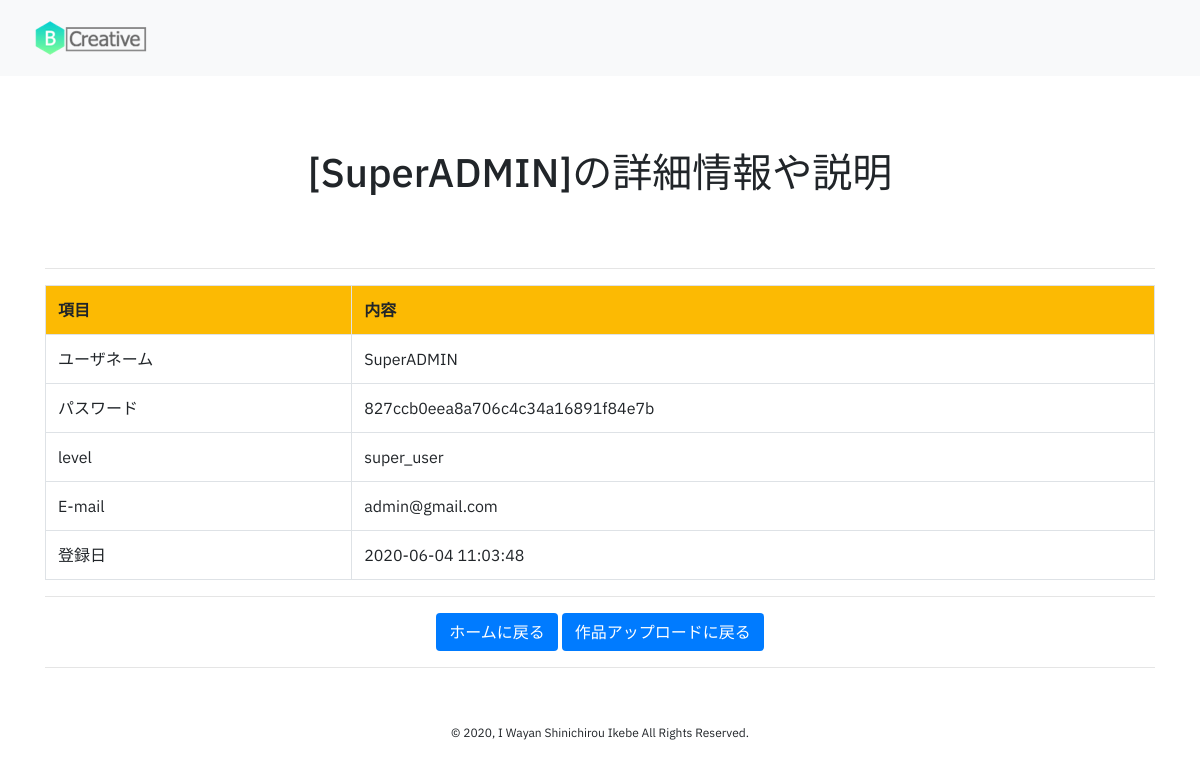
Page /public/dashboard/userDetailDashboard/SuperADMIN (signed in) on the committed database.
### tables this page shows
CREATE TABLE `user` (
  `username` varchar(15) NOT NULL,
  `email` varchar(100) NOT NULL,
  `level` varchar(15) NOT NULL,
  `password` varchar(15) NOT NULL,
  `dates` datetime DEFAULT CURRENT_TIMESTAMP
);

### app/core/Controller.php (called while the page is built, shortened)
<?php
class Controller
{
	public function view($view , $data = []){
		require_once '../app/views/' . $view . '.php';
	}
	public function model($model){
		return new $model;
	}
}

### app/controllers/dashboard.php (called while the page is built, shortened)
<?php
Class Dashboard extends Controller{
	public function userDetailDashboard($id){
		$data['title']="ユーザ情報";
		$data['link']="dashboard";
		$data['user']=$this->model('User_model')->loadUserData($id);
		$this->view('dashboard/detail_user',$data);
	}
}
?>

### app/core/App.php (called while the page is built, shortened)
<?php
class App
{
	protected $method ='index';
	protected $params = [];
	public function __construct()
	{
		$url = $this->parseURL();
		if(file_exists('../app/controllers/' . $url[0] . '.php'))
		{
			unset($url[0]);
		}
		$this->controller = new $this->controller;
		if(isset($url[1]))
		{
			if(method_exists($this->controller, $url[1])){
				$this->method = $url[1];
				unset($url[1]);
			}
		}
		if(!empty($url))
		{
			$this->params = array_values($url);
		}
		call_user_func_array([$this->controller,$this->method],$this->params);
	}
	public function parseURL()
	{
		if(isset($_GET['url']))
		{
			$url = rtrim($_GET['url'],'/');
			$url = filter_var($url,FILTER_SANITIZE_URL);
			$url = explode('/',$url);
			return $url;
		}
	}
}

### public/index.php (called while the page is built, shortened)
<?php
$app = new App;
?>

### app/core/database.php (called while the page is built, shortened)
<?php
class database{
	private $host = DB_HOST;
	private $pass = DB_PASS;
	private $user = DB_USER;
	private $name = DB_NAME;
	private $charset = DB_CHARSET;
	private $dbh;
	private $stmt;
	public function __construct()
	{
		$dsn = 'mysql:host=' . $this->host. ';dbname=' . $this->name. ';charset=' . $this->charset. '';
		$option = [PDO::ATTR_PERSISTENT => true,PDO::ATTR_ERRMODE => PDO::ERRMODE_EXCEPTION];
		try{
			$this->dbh = new PDO($dsn,$this->user,$this->pass,$option);
		}
		catch(PDOException $e){
			die($error->getMessage());
		}
	}
	public function query($query)
	{
		$this->stmt = $this->dbh->prepare($query);
	}
	public function bind($parameter,$value, $type = null)
	{
		if(is_null($type)){
			switch(true){
				default:
				 $type = PDO::PARAM_STR;
			}
		}
		$this->stmt->bindValue($parameter,$value,$type);
	}
	public function execute()
	{
		$this->stmt->execute();
	}
	public function single()
	{
		$this->execute();
		return $this->stmt->fetch(PDO::FETCH_ASSOC);
	}
}

### app/models/User_model.php (called while the page is built, shortened)
<?php
Class User_model{
	private $table = 'user';
	private $db;
	public function __construct()
	{
		$this->db = new Database;
	}
	public function loadUserData($id){
		$query='SELECT * FROM '.$this->table.' where username = :username ';
		$this->db->query($query);
		$this->db->bind('username',htmlspecialchars($id));
		return $this->db->single();
	}
}
?>

### app/views/dashboard/detail_user.php (the view)
<div class="container mt-5">
	<h1 align="center">[<?=$data['user']['username'];?>]の詳細情報や説明</h1>
	<br>
		<br>
		<hr>
		<table class="table table-bordered">
			<tr bgcolor="#fcba03">
				<font color="#ffffff">
			       <th>項目</th>
			       <th>内容</th>
			    </font>
		    </tr>
		    <tr>
		       <td>ユーザネーム</td>
		       <td><?=$data['user']['username'];?></td>
		    </tr>
		    <tr>
		      <td>パスワード</td>
		      <td><?=md5($data['user']['password']);?></td>
		    </tr>
		    <tr>
		      <td>level</td>
		      <td><?=$data['user']['level'];?></td>
		    </tr>
		    <tr>
		      <td>E-mail</td>
		      <td><?=$data['user']['email'];?></td>
		    </tr>
		    <tr>
		      <td>登録日</td>
		      <td><?=$data['user']['dates'];?></td>
		    </tr>
		</table>
		<hr>
		<div align="center">
			<a href="<?=BASEURL?>/dashboard"><button type="button" class="btn badge-primary">ホームに戻る</button></a>
			<a href="<?=BASEURL?>/dashboard/user_control"><button type="button" class="btn badge-primary">作品アップロードに戻る</button></a>
		</div>
		<hr>
		<br>
</div>

### public/css/style.css (style rules this page uses)
body { font-family: 'IBM Plex Sans', sans-serif; }

### rows in the picture
user: username "SuperADMIN", password "827ccb0eea8a706c4c34a16891f84e7b", level "super_user", email "admin@gmail.com", dates "2020-06-04 11:03:48"
